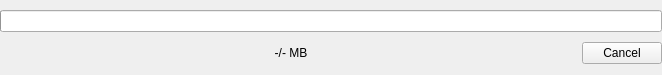
<?xml version="1.0" encoding="UTF-8"?>
<ui version="4.0">
    <class>CaptureProgressWidget</class>
    <widget class="QWidget" name="CaptureProgressWidget">
        <property name="geometry">
            <rect>
                <x>0</x>
                <y>0</y>
                <width>662</width>
                <height>75</height>
            </rect>
        </property>
        <property name="sizePolicy">
            <sizepolicy hsizetype="MinimumExpanding" vsizetype="Maximum">
                <horstretch>0</horstretch>
                <verstretch>0</verstretch>
            </sizepolicy>
        </property>
        <property name="maximumSize">
            <size>
                <width>16777215</width>
                <height>75</height>
            </size>
        </property>
        <property name="windowTitle">
            <string>Capture in progress</string>
        </property>
        <layout class="QHBoxLayout" name="horizontalLayout_4">
            <property name="spacing">
                <number>0</number>
            </property>
            <property name="sizeConstraint">
                <enum>QLayout::SetDefaultConstraint</enum>
            </property>
            <property name="leftMargin">
                <number>0</number>
            </property>
            <property name="topMargin">
                <number>0</number>
            </property>
            <property name="rightMargin">
                <number>0</number>
            </property>
            <property name="bottomMargin">
                <number>0</number>
            </property>
            <item>
                <layout class="QVBoxLayout" name="verticalLayout_3">
                    <item>
                        <widget class="QProgressBar" name="progressBar">
                            <property name="sizePolicy">
                                <sizepolicy hsizetype="MinimumExpanding" vsizetype="Fixed">
                                    <horstretch>0</horstretch>
                                    <verstretch>0</verstretch>
                                </sizepolicy>
                            </property>
                            <property name="maximum">
                                <number>100</number>
                            </property>
                            <property name="value">
                                <number>-1</number>
                            </property>
                            <property name="alignment">
                                <set>Qt::AlignCenter</set>
                            </property>
                            <property name="textVisible">
                                <bool>false</bool>
                            </property>
                        </widget>
                    </item>
                    <item>
                        <layout class="QHBoxLayout" name="horizontalLayout">
                            <item>
                                <widget class="QLabel" name="transferProgressLabel">
                                    <property name="sizePolicy">
                                        <sizepolicy hsizetype="MinimumExpanding" vsizetype="Preferred">
                                            <horstretch>0</horstretch>
                                            <verstretch>0</verstretch>
                                        </sizepolicy>
                                    </property>
                                    <property name="minimumSize">
                                        <size>
                                            <width>80</width>
                                            <height>0</height>
                                        </size>
                                    </property>
                                    <property name="text">
                                        <string>-/- MB</string>
                                    </property>
                                    <property name="alignment">
                                        <set>Qt::AlignCenter</set>
                                    </property>
                                </widget>
                            </item>
                            <item>
                                <widget class="QPushButton" name="cancelTraceButton">
                                    <property name="sizePolicy">
                                        <sizepolicy hsizetype="Fixed" vsizetype="Fixed">
                                            <horstretch>0</horstretch>
                                            <verstretch>0</verstretch>
                                        </sizepolicy>
                                    </property>
                                    <property name="maximumSize">
                                        <size>
                                            <width>16777215</width>
                                            <height>16777215</height>
                                        </size>
                                    </property>
                                    <property name="text">
                                        <string>Cancel</string>
                                    </property>
                                </widget>
                            </item>
                        </layout>
                    </item>
                </layout>
            </item>
        </layout>
    </widget>
    <resources/>
    <connections/>
</ui>
